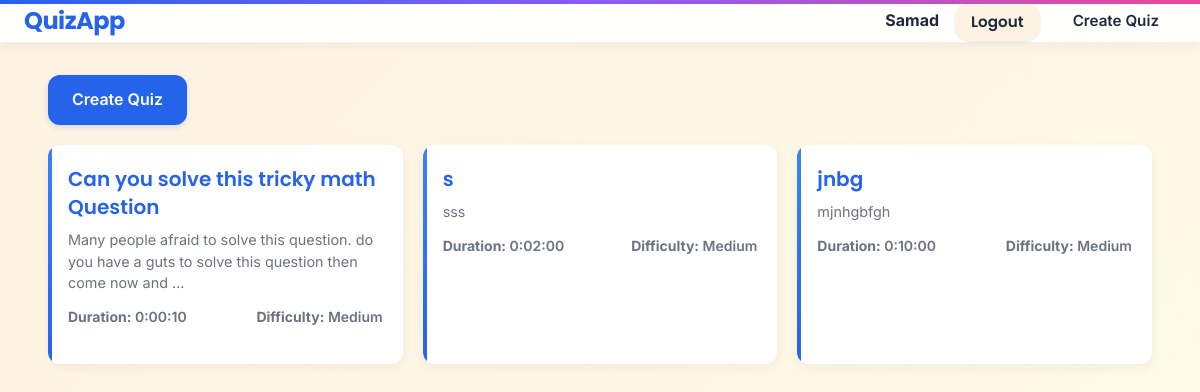
The app's page / (signed in) with its own data.
### app/models.py (models this page shows, shortened)
class Quizes(models.Model):
    title = models.CharField(max_length=200)
    description = models.TextField(blank=True, null=True)
    created_by = models.ForeignKey(User, on_delete=models.SET_NULL, null=True, blank=True)
    created_at = models.DateTimeField(auto_now_add=True)
    duration = models.DurationField(default=timedelta(minutes=10))  # Quiz time limit
    difficulty = models.CharField(max_length=1, choices=DIFFICULT_CHOICES, default="M")
    is_active = models.BooleanField(default=True) #can be attempt
    available_until = models.DateTimeField(null=True, blank=True)

### app/views.py (the view)
# urls.py: path("", QuizListView.as_view(), name="quiz-list"),
class QuizListView(ListView):
    model = Quizes
    template_name = 'app/quizes_list.html'
    context_object_name = 'quizzes'
    def get_queryset(self):
        now = timezone.now()
        return Quizes.objects.filter(is_active=True, available_until__gte=now) | \
            Quizes.objects.filter(is_active=True, available_until__isnull=True)

### app/templates/app/quizes_list.html (shortened to what this page needs)
{% extends 'base.html' %}
{% block content %}
<div class="container">
  {% if user.is_superuser %}
    <a href="{% url 'quiz-create' %}" class="create-new-quiz-btn">Create Quiz</a>
  {% endif %}
  {% if quizzes %}
    <div class="quiz-list">
      {% for quiz in quizzes %}
        <div class="quiz-item">
          <h3><a href="{% url 'quiz-detail' quiz.pk %}">{{ quiz.title }}</a></h3>
          <p>{{ quiz.description|truncatewords:20|default:"No description" }}</p>
          <div class="meta">
            <span class="duration"><strong>Duration:</strong> {{ quiz.duration }}</span>
            <span class="difficulty"><strong>Difficulty:</strong> {{ quiz.get_difficulty_display }}</span>
          </div>
        </div>
      {% endfor %}
    </div>
  {% else %}
    <p>No active quizzes available.</p>
  {% endif %}
</div>
{% endblock %}

### app/templates/base.html (shortened to what this page needs)
<!DOCTYPE html>
{% load static %}
<html lang="en">
<head>
    <link rel="stylesheet" href="{% static 'app/css/style.css' %}">
</head>
<body>
    <nav class="nav">
        <div class="container nav-inner">
            <a href="{% url 'quiz-list' %}" class="nav-brand">QuizApp</a>
            <ul class="nav-links">
                {% if user.is_authenticated %}
                    <li><span><strong>{{ user.username }}</strong></span></li>
                    <li>
                        <form method="post" action="{% url 'logout' %}" style="display:inline;">
                            <button type="submit" class="btn btn-sm btn-secondary">Logout</button>
                        </form>
                    </li>
                {% else %}
                    <li><a href="{% url 'login' %}" class="nav-link">Login</a></li>
                    <li><a href="{% url 'register' %}" class="nav-link">Register</a></li>
                {% endif %}
                {% if user.is_authenticated %}
                    <li><a href="{% url 'quiz-create' %}" class="nav-link">Create Quiz</a></li>
                {% endif %}
            </ul>
        </div>
    </nav>
    <div class="page">
        <main id="main-content" class="content">
            <div class="container">
                {% block content %}
                {% endblock %}
            </div>
        </main>
    </div>
</body>
</html>

### records on screen
Quizes: title "Can you solve this tricky math Question", description "Many people afraid to solve this question. do you have a guts to solve this question then come now and …", duration "0:00:10", difficulty "Medium"
Quizes: title "s", description "sss", duration "0:02:00", difficulty "Medium"
Quizes: title "jnbg", description "mjnhgbfgh", duration "0:10:00", difficulty "Medium"

### other values on screen
{{ user.username }} "Samad"
